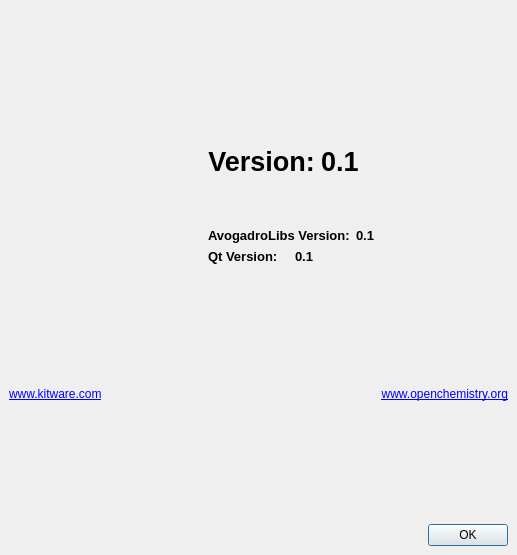
<?xml version="1.0" encoding="UTF-8"?>
<ui version="4.0">
 <class>AboutDialog</class>
 <widget class="QDialog" name="aboutDialog">
  <property name="geometry">
   <rect>
    <x>0</x>
    <y>0</y>
    <width>517</width>
    <height>555</height>
   </rect>
  </property>
  <property name="sizePolicy">
   <sizepolicy hsizetype="Minimum" vsizetype="Minimum">
    <horstretch>0</horstretch>
    <verstretch>0</verstretch>
   </sizepolicy>
  </property>
  <property name="windowTitle">
   <string/>
  </property>
  <property name="modal">
   <bool>true</bool>
  </property>
  <layout class="QGridLayout">
   <property name="margin">
    <number>9</number>
   </property>
   <property name="spacing">
    <number>6</number>
   </property>
   <item row="3" column="3">
    <spacer name="verticalSpacer_3">
     <property name="orientation">
      <enum>Qt::Vertical</enum>
     </property>
     <property name="sizeHint" stdset="0">
      <size>
       <width>20</width>
       <height>40</height>
      </size>
     </property>
    </spacer>
   </item>
   <item row="8" column="0" colspan="5">
    <layout class="QHBoxLayout">
     <property name="spacing">
      <number>6</number>
     </property>
     <property name="margin">
      <number>0</number>
     </property>
     <item>
      <spacer>
       <property name="orientation">
        <enum>Qt::Horizontal</enum>
       </property>
       <property name="sizeHint" stdset="0">
        <size>
         <width>0</width>
         <height>20</height>
        </size>
       </property>
      </spacer>
     </item>
     <item>
      <widget class="QPushButton" name="OK">
       <property name="text">
        <string>OK</string>
       </property>
      </widget>
     </item>
    </layout>
   </item>
   <item row="6" column="0">
    <widget class="QLabel" name="label_3">
     <property name="text">
      <string>&lt;html&gt;&lt;head/&gt;&lt;body&gt;&lt;p&gt;&lt;a href=&quot;www.kitware.com&quot;&gt;&lt;span style=&quot; text-decoration: underline; color:#0000ff;&quot;&gt;www.kitware.com&lt;/span&gt;&lt;/a&gt;&lt;/p&gt;&lt;/body&gt;&lt;/html&gt;</string>
     </property>
    </widget>
   </item>
   <item row="6" column="4">
    <widget class="QLabel" name="label_2">
     <property name="text">
      <string>&lt;html&gt;&lt;head/&gt;&lt;body&gt;&lt;p&gt;&lt;a href=&quot;www.openchemistry.org&quot;&gt;&lt;span style=&quot; text-decoration: underline; color:#0000ff;&quot;&gt;www.openchemistry.org&lt;/span&gt;&lt;/a&gt;&lt;/p&gt;&lt;/body&gt;&lt;/html&gt;</string>
     </property>
     <property name="textFormat">
      <enum>Qt::RichText</enum>
     </property>
     <property name="alignment">
      <set>Qt::AlignRight|Qt::AlignTrailing|Qt::AlignVCenter</set>
     </property>
    </widget>
   </item>
   <item row="0" column="0" colspan="5">
    <widget class="QLabel" name="Image">
     <property name="sizePolicy">
      <sizepolicy hsizetype="Fixed" vsizetype="Fixed">
       <horstretch>0</horstretch>
       <verstretch>0</verstretch>
      </sizepolicy>
     </property>
     <property name="text">
      <string/>
     </property>
     <property name="pixmap">
      <pixmap resource="avogadro.qrc">:/icons/Avogadro2_About.png</pixmap>
     </property>
    </widget>
   </item>
   <item row="1" column="3">
    <spacer name="verticalSpacer_2">
     <property name="orientation">
      <enum>Qt::Vertical</enum>
     </property>
     <property name="sizeHint" stdset="0">
      <size>
       <width>20</width>
       <height>40</height>
      </size>
     </property>
    </spacer>
   </item>
   <item row="2" column="3">
    <layout class="QVBoxLayout" name="verticalLayout">
     <item>
      <layout class="QHBoxLayout" name="horizontalLayout_3">
       <item>
        <widget class="QLabel" name="versionLabel">
         <property name="text">
          <string>&lt;html&gt;&lt;head/&gt;&lt;body&gt;&lt;p&gt;&lt;span style=&quot; font-size:20pt; font-weight:600;&quot;&gt;Version:&lt;/span&gt;&lt;/p&gt;&lt;/body&gt;&lt;/html&gt;</string>
         </property>
         <property name="textFormat">
          <enum>Qt::AutoText</enum>
         </property>
         <property name="alignment">
          <set>Qt::AlignCenter</set>
         </property>
        </widget>
       </item>
       <item>
        <widget class="QLabel" name="version">
         <property name="text">
          <string>&lt;html&gt;&lt;head/&gt;&lt;body&gt;&lt;p&gt;&lt;span style=&quot; font-size:20pt; font-weight:600;&quot;&gt;0.1&lt;/span&gt;&lt;/p&gt;&lt;/body&gt;&lt;/html&gt;</string>
         </property>
        </widget>
       </item>
      </layout>
     </item>
     <item>
      <spacer name="verticalSpacer">
       <property name="orientation">
        <enum>Qt::Vertical</enum>
       </property>
       <property name="sizeHint" stdset="0">
        <size>
         <width>20</width>
         <height>40</height>
        </size>
       </property>
      </spacer>
     </item>
     <item>
      <layout class="QHBoxLayout" name="horizontalLayout_2">
       <item>
        <widget class="QLabel" name="libsVersionLabel">
         <property name="text">
          <string>&lt;html&gt;&lt;head/&gt;&lt;body&gt;&lt;p&gt;&lt;span style=&quot; font-size:10pt; font-weight:600;&quot;&gt;AvogadroLibs Version:&lt;/span&gt;&lt;/p&gt;&lt;/body&gt;&lt;/html&gt;</string>
         </property>
        </widget>
       </item>
       <item>
        <widget class="QLabel" name="libsVersion">
         <property name="text">
          <string>&lt;html&gt;&lt;head/&gt;&lt;body&gt;&lt;p&gt;&lt;span style=&quot; font-size:10pt; font-weight:600;&quot;&gt;0.1&lt;/span&gt;&lt;/p&gt;&lt;/body&gt;&lt;/html&gt;</string>
         </property>
        </widget>
       </item>
      </layout>
     </item>
     <item>
      <layout class="QHBoxLayout" name="horizontalLayout">
       <item>
        <widget class="QLabel" name="qtVersionLabel">
         <property name="text">
          <string>&lt;html&gt;&lt;head/&gt;&lt;body&gt;&lt;p&gt;&lt;span style=&quot; font-size:10pt; font-weight:600;&quot;&gt;Qt Version:&lt;/span&gt;&lt;/p&gt;&lt;/body&gt;&lt;/html&gt;</string>
         </property>
        </widget>
       </item>
       <item>
        <widget class="QLabel" name="qtVersion">
         <property name="text">
          <string>&lt;html&gt;&lt;head/&gt;&lt;body&gt;&lt;p&gt;&lt;span style=&quot; font-size:10pt; font-weight:600;&quot;&gt;0.1&lt;/span&gt;&lt;/p&gt;&lt;/body&gt;&lt;/html&gt;</string>
         </property>
        </widget>
       </item>
      </layout>
     </item>
    </layout>
   </item>
   <item row="7" column="0">
    <spacer name="verticalSpacer_4">
     <property name="orientation">
      <enum>Qt::Vertical</enum>
     </property>
     <property name="sizeHint" stdset="0">
      <size>
       <width>20</width>
       <height>40</height>
      </size>
     </property>
    </spacer>
   </item>
  </layout>
 </widget>
 <resources>
  <include location="avogadro.qrc"/>
 </resources>
 <connections>
  <connection>
   <sender>OK</sender>
   <signal>clicked()</signal>
   <receiver>aboutDialog</receiver>
   <slot>accept()</slot>
   <hints>
    <hint type="sourcelabel">
     <x>278</x>
     <y>253</y>
    </hint>
    <hint type="destinationlabel">
     <x>96</x>
     <y>254</y>
    </hint>
   </hints>
  </connection>
 </connections>
</ui>
